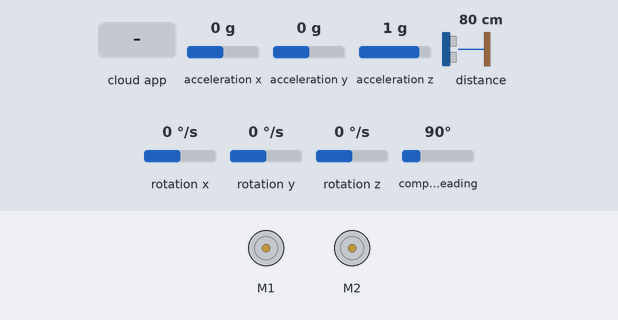
This sketch was run on a simulated Arduino Leonardo, built with avr-gcc and run on an emulated ATmega32U4. On the bench: 2 × DC motor (green arrow = forward, orange = backward, longer = faster). The inputs (shaded band) are chosen by the test bench; at power-on: acceleration x 0 g, acceleration y 0 g, acceleration z 1 g, distance to the obstacle 80 cm, rotation x 0 °/s, rotation y 0 °/s, rotation z 0 °/s, compass heading 90°. The ROS host is connected and sends only what is stated.

Above: at 1.2 s.
1.3 s: the phone or cloud app sets linear.x to -100
Timing chart, 0 to 4.3 s (numbered marks = the images above; inputs shaded):
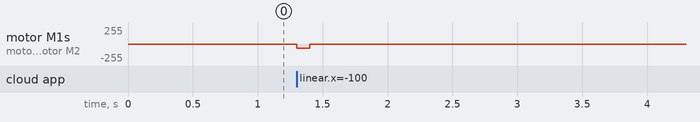

Measured:
- after the input at 1.3 s, motor M1, motor M2: stopped → backward 63/255 at once, → stopped 0.10 s later

The sketch:

Lab_8_-_Zumo_Node_with_speed_ratios.ino
```cpp
#define USE_USBCON
#include <Wire.h>
#include <Zumo32U4.h>
#include <ros.h>
#include <geometry_msgs/Twist.h>
#include <std_msgs/Int8.h>
#include <std_msgs/Int16.h>

LSM303 compass;

ros::NodeHandle nh;

Zumo32U4ProximitySensors proxSensors;
bool proxLeftActive;
bool proxFrontActive;
bool proxRightActive;

std_msgs::Int16 heading;
std_msgs::Int8 prox_msg;


ros::Publisher pub_heading("/zumo/heading", &heading);
ros::Publisher pub_left("/zumo/prox_left", &prox_msg);
ros::Publisher pub_frontleft("/zumo/prox_frontleft", &prox_msg);
ros::Publisher pub_frontright("/zumo/prox_frontright", &prox_msg);
ros::Publisher pub_right("/zumo/prox_right", &prox_msg);

//Customised ros_handler method. This method maintains the same input as before.
//Now variable (float) inputs are handled and result in variable speed control.
void ros_handler( const geometry_msgs::Twist& cmd_msg)
{
  float x = cmd_msg.linear.x;
  float y = cmd_msg.linear.y;

  //Type conversion - I don't need to worry about decimal values after multiplication.
  // e.g x = 0.4999; x_speed = 49;

  int x_speed = static_cast<int>(x * 100);
  int y_speed = static_cast<int>(y * 100);
  int duration = 100;

  //Set Max and Min speeds at 200 & -200
  if (x_speed > 200) x_speed = 200;
  if (x_speed < -200) x_speed = 200;
  if (y_speed > 200) y_speed = 200;
  if (y_speed < -200) y_speed = 200;

  //Send absolute speed and duration to new movement functions.
  // Movement functions only use unsigned values.
  if(x > 0) forward(abs(x_speed), duration);
  if(x < 0) backward(abs(x_speed), duration);
  if(y > 0) left(abs(y_speed), duration);
  if(y < 0) right(abs(y_speed), duration);

  stop();
}


//This program maintains previous access to the /zumo/cmd_vel topic.
ros::Subscriber<geometry_msgs::Twist> sub("/zumo/cmd_vel", ros_handler);

Zumo32U4Motors motors;

void setup()
{
  //setup the compass.
  Wire.begin();

  if (!compass.init())
  {
    // Failed to detect the compass.
    ledRed(1);
    while(1)
    {
      Serial.println(F("Failed to detect the compass."));
      delay(100);
    }
  }

  //replace with your calibration values
  compass.enableDefault();
  compass.m_min.x=-10282;
  compass.m_min.y=-1094;
  compass.m_min.z=1485;
  compass.m_max.x=-4134;
  compass.m_max.y=2831;
  compass.m_max.z=8402;

  nh.initNode();
  nh.subscribe(sub);
  nh.advertise(pub_heading);
  nh.advertise(pub_left);
  nh.advertise(pub_frontleft);
  nh.advertise(pub_frontright);
  nh.advertise(pub_right);

  proxSensors.initThreeSensors();
  uint16_t defaultBrightnessLevels[] = {1,2,3,4,5,6,7,8,9,10};
  proxSensors.setBrightnessLevels(defaultBrightnessLevels, 10);
}

void publishSensorData()
{
  prox_msg.data = proxSensors.countsLeftWithLeftLeds();
  pub_left.publish( &prox_msg);
  prox_msg.data = proxSensors.countsFrontWithLeftLeds();
  pub_frontleft.publish( &prox_msg);
  prox_msg.data = proxSensors.countsFrontWithRightLeds();
  pub_frontright.publish( &prox_msg);
  prox_msg.data = proxSensors.countsRightWithRightLeds();
  pub_right.publish( &prox_msg);
}

//The following movement functions have been updated to accept two parameters
// int speed - is the value to set Motor speed to.
// int time - is the duration the motor will be set at the specified speed.
// No testing carried out yet to determine how High speed and High duration combinations will be handled by the robot.
void forward(int speed, int time)
{
  //Serial.print("Moving forward at: "); Serial.print(speed); Serial.print(" for: "); Serial.println(time);
  motors.setLeftSpeed(speed);
  motors.setRightSpeed(speed);
  delay(time);
}

void backward(int speed, int time)
{
  motors.setLeftSpeed(-speed);
  motors.setRightSpeed(-speed);
  delay(time);
}

void left(int speed, int time)
{
  motors.setLeftSpeed(-speed);
  motors.setRightSpeed(speed);
  delay(time);
}

void right(int speed, int time)
{
  motors.setLeftSpeed(speed);
  motors.setRightSpeed(-speed);
  delay(time);
}

void stop()
{
  motors.setLeftSpeed(0);
  motors.setRightSpeed(0);
}

//control timing without pausing program.
static uint16_t lastSampleTime = 0;

void loop()
{
  ledRed(1);
  ledGreen(0);
  if ((uint16_t)(millis() - lastSampleTime) >= 500)
  {
    lastSampleTime = millis();

    // Send IR pulses and read the proximity sensors.
    proxSensors.read();
    publishSensorData();

    compass.read();

    //int reading = compass.heading();
    heading.data = compass.heading();

    pub_heading.publish(&heading);

    ledRed(0);
    ledGreen(1);
  }

  nh.spinOnce();
  delay(1);
}
```
